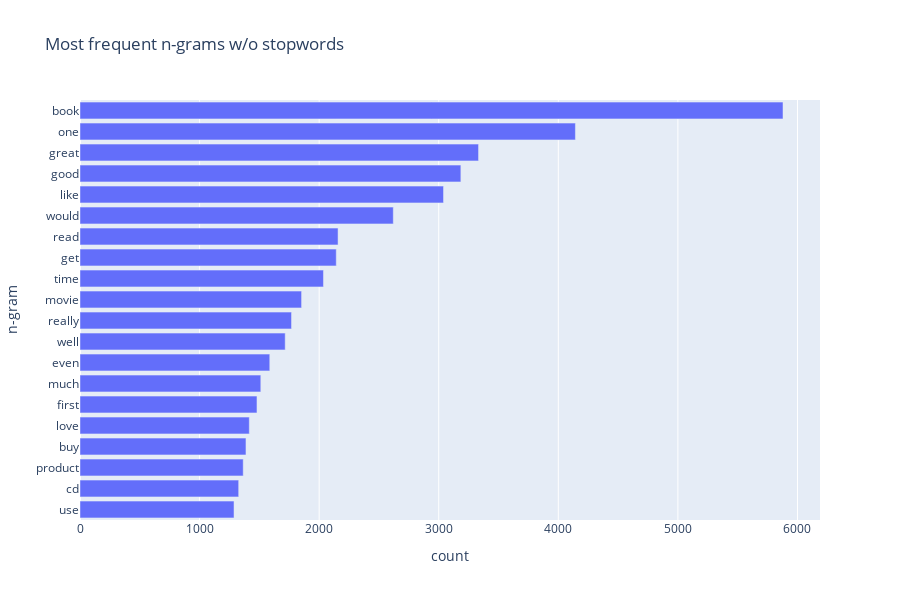

Source (notebook cell):
### Markdown cell above
Number of ngrams in the corpus w/o stopwords: 766961

### Code cell
fts = cv.get_feature_names_out()  # Use get_feature_names_out instead of get_feature_names
freq = cv.transform(df['text'])
gram_counts = np.array(freq.sum(0)).squeeze()

gram_counts_df = pd.DataFrame({
    'n-gram': [fts[i] for i in gram_counts.argsort()],
    'count': gram_counts[gram_counts.argsort()]
})

print(gram_counts_df)



px.bar(gram_counts_df[-20:], y='n-gram', x='count', title='Most frequent n-grams w/o stopwords',
       orientation='h', height=600)

### Figure 1 — Plotly figure (JSON) as saved in the notebook; plotly's stock layout.template omitted (floating-point values rounded to 4 significant figures)
{"data": [{"alignmentgroup": "True", "hovertemplate": "count=%{x}<br>n-gram=%{y}<extra></extra>", "legendgroup": "", "marker": {"color": "#636efa", "pattern": {"shape": ""}}, "name": "", "offsetgroup": "", "orientation": "h", "showlegend": false, "textposition": "auto", "type": "bar", "x": [1288, 1327, 1365, 1388, 1416, 1480, 1512, 1587, 1716, 1769, 1853, 2036, 2143, 2158, 2620, 3040, 3185, 3333, 4143, 5879], "xaxis": "x", "y": ["use", "cd", "product", "buy", "love", "first", "much", "even", "well", "really", "movie", "time", "get", "read", "would", "like", "good", "great", "one", "book"], "yaxis": "y"}], "layout": {"barmode": "relative", "height": 600, "legend": {"tracegroupgap": 0}, "title": {"text": "Most frequent n-grams w/o stopwords"}, "xaxis": {"anchor": "y", "domain": [0, 1], "title": {"text": "count"}}, "yaxis": {"anchor": "x", "domain": [0, 1], "title": {"text": "n-gram"}}}}
